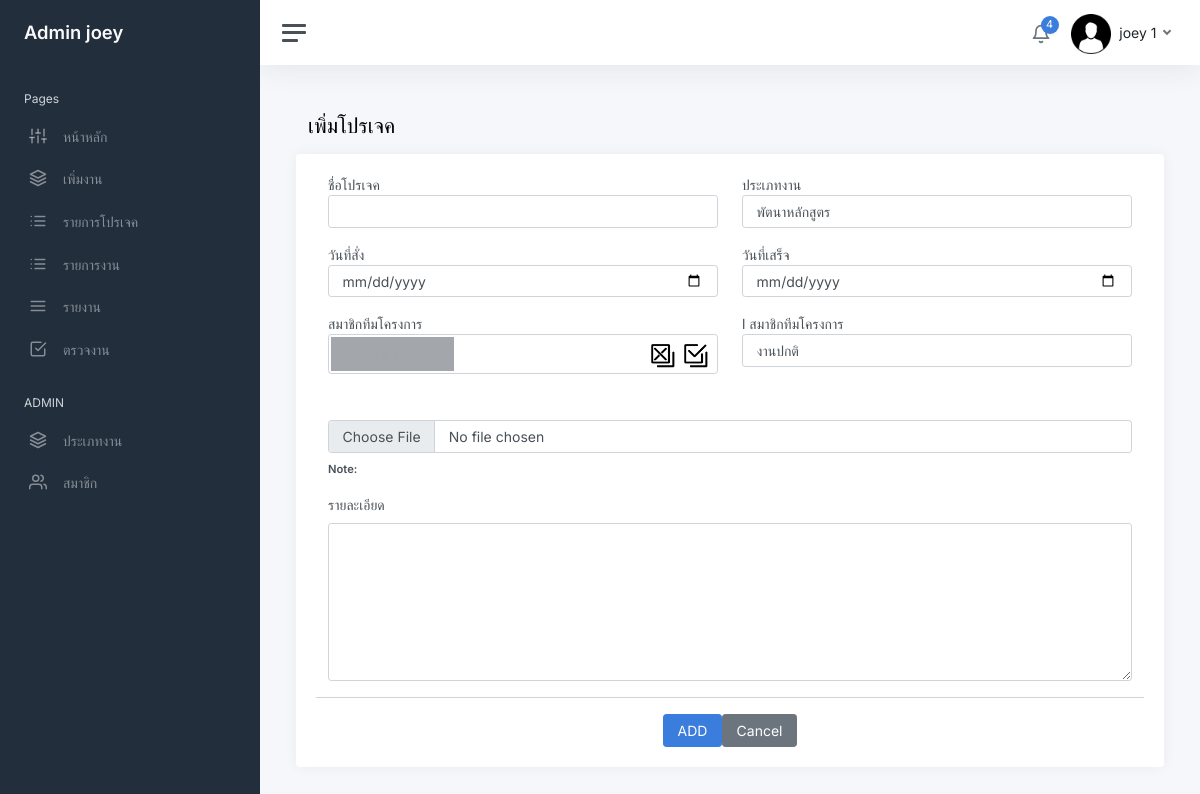
The page /addproject_page.php (signed in) on the database its author committed.
### tables this page shows
CREATE TABLE `user` (
  `user_id` int(11) NOT NULL,
  `firstname` varchar(200) NOT NULL,
  `lastname` varchar(200) NOT NULL,
  `email` varchar(200) NOT NULL,
  `password` varchar(255) NOT NULL,
  `role_id` int(30) NOT NULL,
  `avatar` varchar(255) NOT NULL,
  `date_created` timestamp NOT NULL DEFAULT current_timestamp() ON UPDATE current_timestamp()
);

### addproject_page.php (the view, shortened to what this page needs)
<?php
    require_once 'connect.php';
?>
<!DOCTYPE html>
<html lang="en">
        <?php include "head.php"?>
    <body>
        <?php include "sidebar.php"?>
            <form action="addproject.php" method="post" class="form-horizontal" enctype="multipart/form-data">
                <main class="content">
                <div class="container-fluid p-0">
					<h1 class="h3 mb-3">เพิ่มโปรเจค</h1>
				</div>
                    <div class="row">
						<div class="card">
							<div class="card-body">
								<div class="row">
                                    <div class="col-md-6">
										<div class="mb-3">
											<label for="" class="control-label">ชื่อโปรเจค</label>
											<input type="text" name="proname" class="form-control"  >
										</div>
                                    </div>
                                    <div class="col-md-6">
                                    <div class="mb-3">
											<label for="" class="control-label" >ประเภทงาน</label>
												<select name="job" id="type" class="form-control"  >
													<?php
													$stmt = $db->query("SELECT * FROM job_type WHERE status = 1");
													$stmt->execute();
													$result = $stmt->fetchAll();
													foreach($result as $row) {
													?>
												 <option value="<?= $row['id_jobtype'];?>"><?= $row['name_jobtype'];?></option>
                									<?php } ?>
												</select>
										</div>
                                    </div>
                                    <div class="col-md-6">
										<div class="mb-3">
											<label for="" class="control-label">วันที่สั่ง</label>
                                            <input type="date" class="form-control form-control" autocomplete="off" name="start_date" value=""  >
										</div>
                                    </div>
                                    <div class="col-md-6">
										<div class="mb-3">
											<label for="" class="control-label">วันที่เสร็จ</label>
                                            <input type="date" class="form-control form-control" autocomplete="off" name="end_date" value=""  >
										</div>
                                    </div>
                                    <div class="col-md-6">
										<div class="mb-4">
											<label for="" class="control-label">สมาชิกทีมโครงการ</label>
										</div>
                                    </div>
                                    <div class="col-md-6">
                                    <div class="mb-4">l
											<label for="" class="control-labe">สมาชิกทีมโครงการ</label>
												 <select  name="status2" class="form-control"  >
              	                                    <option value="1">งานปกติ</option>
												</select>
										</div>
                                        </div>
                                    <div class="mb-3">
											<div class="form-group">
												<input type="file" name="file" class="form-control streched-link" accept="">
												<p class="small mb-0 mt-2"><b>Note:</b></p>
											</div>
                                    </div>
                                    <div class="justify-content-center">
                                            <label for="exampleFormControlTextarea1" class="form-label">รายละเอียด</label>
                                            <textarea class="form-control" id="exampleFormControlTextarea1" name ="description" rows="7"></textarea>
                                        </div>
                                        <hr>
										<div class="col-lg-12 text-right justify-content-center d-flex">
											<button class="btn btn-primary"  id="display_selected" name="addpro">ADD</button>
											<button class="btn btn-secondary" type="button" >Cancel</button>
										</div>
                                    </div>
                                </div>
							</div>
                        </div>
					</div>
    </body>
</html>

### sidebar.php (shortened to what this page needs)
<?php include "head.php"?>
<?php
            if (isset($_SESSION['user_login'])) {
                $user_id = $_SESSION['user_login'];
			 	$sql = "SELECT * FROM user AS u  natural JOIN position  WHERE u.user_id = $user_id ";
				$stmt = $db->prepare($sql);
                $stmt->execute();
                $row = $stmt->fetch(PDO::FETCH_ASSOC);
				$imageURL = 'img/avatars/'.$row['avatar'];
            }
?>
<div class="wrapper">
		<nav id="sidebar" class="sidebar js-sidebar">
			<div class="sidebar-content js-simplebar">
				<a class="sidebar-brand" href="index.php">
				<?php if($row['level'] ==  1): ?>
				<span class="align-middle">Admin <?php echo $row['firstname'] ?></span>
				<?php else: ?>
					<span class="align-middle">user <?php echo $row['firstname'] ?></span>
					<?php endif; ?>
				</a>
				<ul class="sidebar-nav">
					<li class="sidebar-header">
						Pages
					</li>
					<li class="sidebar-item">
						<a class="sidebar-link" href="index.php">
              <i class="align-middle" data-feather="sliders"></i> <span class="align-middle">หน้าหลัก</span>
            </a>
					</li>
					<?php if($row['level'] != 5 ): ?>
					<li class="sidebar-item">
						<a data-bs-target="#maps" data-bs-toggle="collapse" class="sidebar-link collapsed" aria-expanded="false">
							<i class="align-middle" data-feather="layers"></i>
							 <span class="align-middle">
								เพิ่มงาน
							</span>
						</a>
					</li>
					<?php endif; ?>
					<li class="sidebar-item">
						<a data-bs-target="#project_list" data-bs-toggle="collapse" class="sidebar-link collapsed" aria-expanded="false">
							<i class="align-middle" data-feather="list"></i>
							 <span class="align-middle">
							 รายการโปรเจค
							</span>
						</a>
					</li>
					<li class="sidebar-item">
						<a data-bs-target="#task_list" data-bs-toggle="collapse" class="sidebar-link collapsed" aria-expanded="false">
							<i class="align-middle" data-feather="list"></i>
							 <span class="align-middle">
							 รายการงาน
							</span>
						</a>
					</li>
					 <li class="sidebar-item">
						<a class="sidebar-link" href="report.php">
              <i class="align-middle" data-feather="menu"></i> <span class="align-middle">รายงาน</span>
            </a>
					</li>
					<?php if($row['level'] != 5): ?>
					<li class="sidebar-item">
						<a class="sidebar-link" href="">
              <i class="align-middle" data-feather="check-square"></i> <span class="align-middle">ตรวจงาน</span>
            </a>
			<?php endif; ?>
					</li>
					<?php if($row['level'] == 1 ): ?>
					<li class="sidebar-header">
						ADMIN
					</li>
					<?php elseif($row['level'] == 2): ?>
					<li class="sidebar-header">
						USER
					</li>
					<?php endif; ?>
					<?php if($row['level'] <=2): ?>
					<li class="sidebar-item">
						<a data-bs-target="#่jobtype" data-bs-toggle="collapse" class="sidebar-link collapsed" aria-expanded="false">
							<i class="align-middle" data-feather="layers"></i>
							 <span class="align-middle">
								ประเภทงาน
							</span>
						</a>
					</li>
					<li class="sidebar-item">
						<a data-bs-target="#user" data-bs-toggle="collapse" class="sidebar-link collapsed" aria-expanded="false">
							<i class="align-middle" data-feather="users"></i>
							 <span class="align-middle">
								สมาชิก
							</span>
						</a>
					</li>
					<?php endif; ?>
				</ul>
			</div>
		</nav>
		<div class="main">
			<nav class="navbar navbar-expand navbar-light navbar-bg">
				<a class="sidebar-toggle js-sidebar-toggle">
          <i class="hamburger align-self-center"></i>
        </a>
				<div class="navbar-collapse collapse">
					<ul class="navbar-nav navbar-align">
						<li class="nav-item dropdown">
							<a class="nav-icon dropdown-toggle" href="#" id="alertsDropdown" data-bs-toggle="dropdown">
								<div class="position-relative">
									<i class="align-middle" data-feather="bell"></i>
									<span class="indicator">4</span>
								</div>
							</a>
						</li>
						<li class="nav-item dropdown">
							<a class="nav-link dropdown-toggle d-none d-sm-inline-block" href="#" data-bs-toggle="dropdown">
                	<img src="<?php echo $imageURL ?>" class="avatar img-fluid rounded me-1" alt="" > <span class="text-dark"> <?php echo $row['firstname'] . ' ' . $row['lastname'] ?></span>
              </a>
						</li>
					</ul>
				</div>
			</nav>

### css/multi_select.css (style rules this page uses)
body { font-family: 'Courier New', Courier, monospace; font-size: 14px; }

### rows shown on the page
user: firstname "joey", avatar (picture), lastname "1"

### other values the page prints
form field job "พัตนาหลักสูตร"
